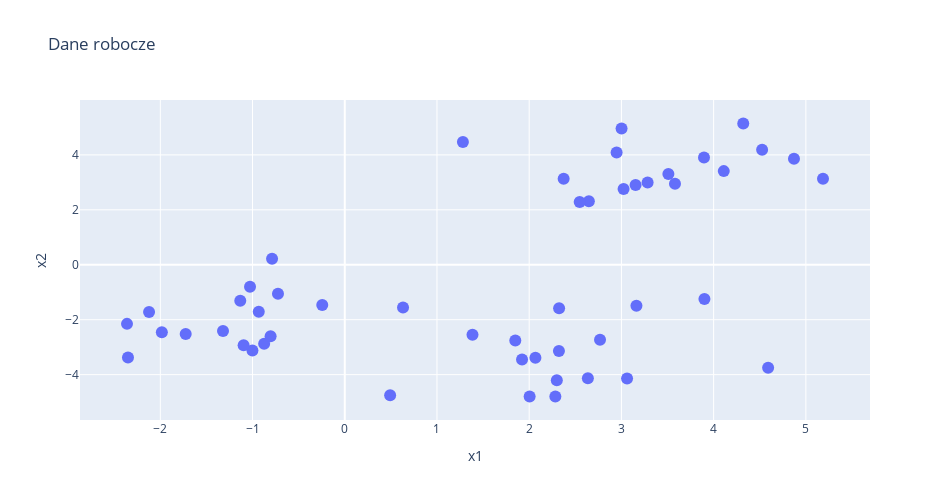

The notebook cell this image was saved under:
### Markdown cell above
##### B. Wizualizacja danych

### Code cell
# dataframe łatwo wizualizować z użyciem biblioteki plotly
import plotly.express as px

# scatter - wykres punktowy
fig = px.scatter(df, 'x1', 'x2', width=950, height=500, title='Dane robocze')
fig.update_traces(marker_size=12)

### Figure 1 — Plotly figure (JSON) as saved in the notebook; plotly's stock layout.template omitted (floating-point values rounded to 4 significant figures)
{"data": [{"hovertemplate": "x1=%{x}<br>x2=%{y}<extra></extra>", "legendgroup": "", "marker": {"color": "#636efa", "size": 12, "symbol": "circle"}, "mode": "markers", "name": "", "orientation": "v", "showlegend": false, "type": "scatter", "x": [2.768, -1.001, 3.284, 2.647, 1.922, 2.283, -1.983, 3.509, 3.163, -1.133, 1.849, 2.948, 2.547, 2.374, 3.9, 3.024, -0.7883, 4.526, 4.11, -2.361, 2.324, -2.351, 0.6319, 2.636, 3.581, 2.067, 4.871, 3.154, 3.061, 3.002, -1.097, -0.7241, 1.385, 3.895, 2.322, -0.9326, 0.4921, -0.874, -0.244, -2.122, 5.186, 4.321, -0.8042, 4.591, -1.725, 2.299, -1.32, 2.005, 1.281, -1.027], "xaxis": "x", "y": [-2.728, -3.123, 2.991, 2.309, -3.452, -4.795, -2.459, 3.305, -1.494, -1.307, -2.757, 4.086, 2.28, 3.131, -1.249, 2.761, 0.2222, 4.185, 3.409, -2.151, -1.584, -3.375, -1.558, -4.127, 2.952, -3.386, 3.857, 2.903, -4.144, 4.96, -2.928, -1.058, -2.544, 3.907, -3.136, -1.71, -4.75, -2.873, -1.463, -1.716, 3.133, 5.142, -2.606, -3.749, -2.522, -4.206, -2.412, -4.794, 4.471, -0.8023], "yaxis": "y"}], "layout": {"height": 500, "legend": {"tracegroupgap": 0}, "title": {"text": "Dane robocze"}, "width": 950, "xaxis": {"anchor": "y", "autorange": true, "domain": [0, 1], "range": [-2.871, 5.695], "title": {"text": "x1"}, "type": "linear"}, "yaxis": {"anchor": "x", "autorange": true, "domain": [0, 1], "range": [-5.651, 5.998], "title": {"text": "x2"}, "type": "linear"}}}
